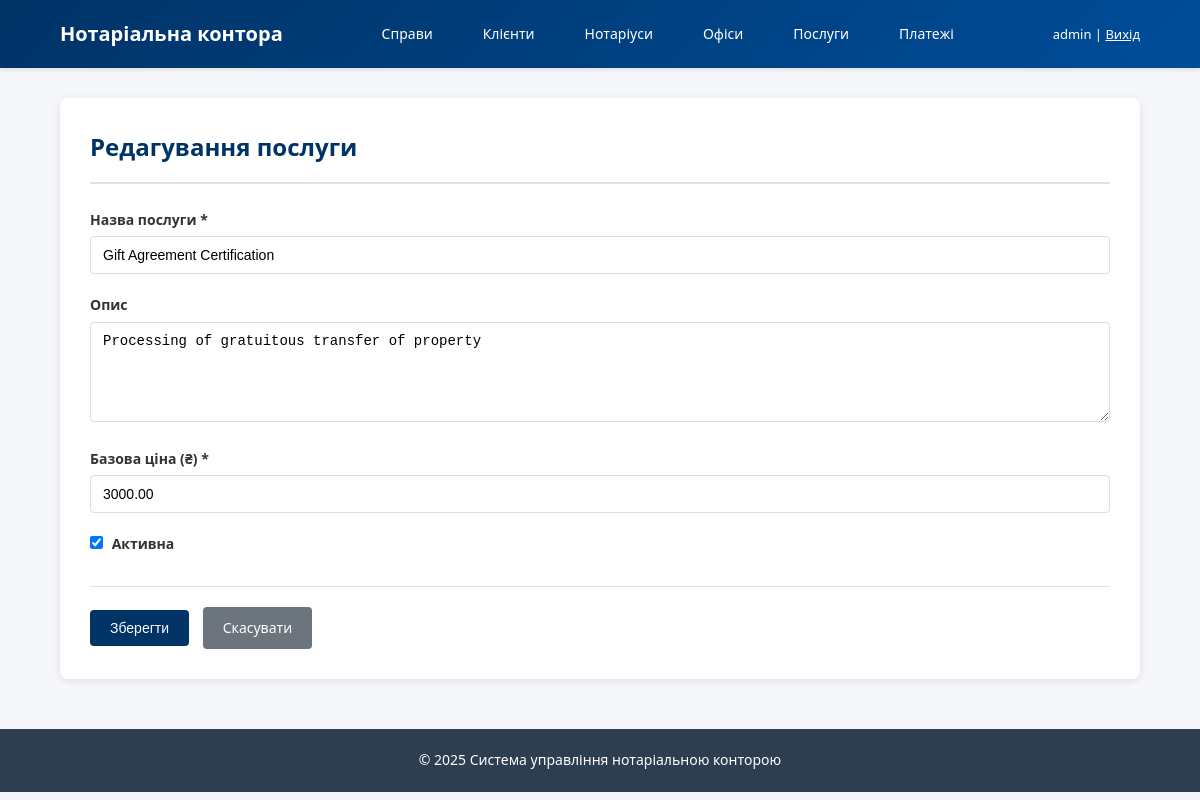
The page /public/services/edit/2 (signed in) on the database its author committed.
### tables this page shows
CREATE TABLE services (
    service_id INT UNSIGNED AUTO_INCREMENT PRIMARY KEY,
    name       VARCHAR(100) NOT NULL,
    description TEXT,
    base_price DECIMAL(10,2) NOT NULL DEFAULT 0.00,
    is_active  TINYINT(1) NOT NULL DEFAULT 1
);

### app/Controllers/ServiceController.php (called while the page is built, shortened)
<?php
class ServiceController {
    public function editForm($id) {
        $serviceModel = new Service();
        $service = $serviceModel->findById($id);
        $data = $service;
        $isEdit = true;
        include ROOT_PATH . '/app/Views/services/form.php';
        include ROOT_PATH . '/app/Views/layouts/main.php';
    }
}

### public/index.php (called while the page is built, shortened)
<?php
require_once __DIR__ . '/../config/database.php';
require_once __DIR__ . '/../config/router.php';
require_once __DIR__ . '/../app/Models/BaseModel.php';
$router = new Router();
$router->get('/', 'HomeController', 'index');
$router->get('/login', 'AuthController', 'loginForm');
$router->post('/login', 'AuthController', 'login');
$router->get('/logout', 'AuthController', 'logout');
$router->get('/clients', 'ClientController', 'index');
$router->get('/clients/create', 'ClientController', 'createForm');
$router->post('/clients/create', 'ClientController', 'store');
$router->get('/clients/edit/{id}', 'ClientController', 'editForm');
$router->post('/clients/edit/{id}', 'ClientController', 'update');
$router->post('/clients/delete/{id}', 'ClientController', 'delete');
$router->get('/clients/view/{id}', 'ClientController', 'show');
$router->get('/notaries', 'NotaryController', 'index');
$router->get('/notaries/create', 'NotaryController', 'createForm');
$router->post('/notaries/create', 'NotaryController', 'store');
$router->get('/notaries/edit/{id}', 'NotaryController', 'editForm');
$router->post('/notaries/edit/{id}', 'NotaryController', 'update');
$router->post('/notaries/deactivate/{id}', 'NotaryController', 'deactivate');
$router->get('/offices', 'OfficeController', 'index');
$router->get('/offices/create', 'OfficeController', 'createForm');
$router->post('/offices/create', 'OfficeController', 'store');
$router->get('/offices/edit/{id}', 'OfficeController', 'editForm');
$router->post('/offices/edit/{id}', 'OfficeController', 'update');
$router->get('/services', 'ServiceController', 'index');
$router->get('/services/create', 'ServiceController', 'createForm');
$router->post('/services/create', 'ServiceController', 'store');
$router->get('/services/edit/{id}', 'ServiceController', 'editForm');
$router->post('/services/edit/{id}', 'ServiceController', 'update');
$router->get('/cases', 'CaseController', 'index');
$router->get('/cases/create', 'CaseController', 'createForm');
$router->post('/cases/create', 'CaseController', 'store');
$router->get('/cases/view/{id}', 'CaseController', 'show');
$router->post('/cases/status/{id}', 'CaseController', 'changeStatus');
$router->get('/cases/{case_id}/documents/upload', 'DocumentController', 'uploadForm');
$router->post('/cases/{case_id}/documents/upload', 'DocumentController', 'upload');
$router->get('/cases/{case_id}/documents', 'DocumentController', 'index');
$router->get('/documents/download/{id}', 'DocumentController', 'download');
$router->get('/payments', 'PaymentController', 'index');
$router->get('/cases/{case_id}/payments/create', 'PaymentController', 'createForm');
$router->post('/cases/{case_id}/payments/create', 'PaymentController', 'store');
$router->get('/payments/receipt/{id}', 'PaymentController', 'receiptHtml');
$router->get('/portal/check-status', 'ClientPortalController', 'checkStatusForm');
$router->post('/portal/check-status', 'ClientPortalController', 'checkStatus');
$router->get('/portal/application', 'ClientPortalController', 'applicationForm');
$router->post('/portal/application', 'ClientPortalController', 'submitApplication');
$router->setNotFound(function() {
    http_response_code(404);
    echo "<h1>404 - Сторінку не знайдено</h1>";
});
$router->dispatch();

### config/database.php (called while the page is built, shortened)
<?php
class Database {
    private static $instance = null;
    private $connection;
    private function __construct() {
        try {
            $dsn = "mysql:host=" . DB_HOST . ";dbname=" . DB_NAME . ";charset=" . DB_CHARSET;
            $options = [
                PDO::ATTR_ERRMODE => PDO::ERRMODE_EXCEPTION,
                PDO::ATTR_DEFAULT_FETCH_MODE => PDO::FETCH_ASSOC,
                PDO::ATTR_EMULATE_PREPARES => false,
            ];
            $this->connection = new PDO($dsn, DB_USER, DB_PASS, $options);
        } catch (PDOException $e) {
            die("Помилка підключення до БД: " . $e->getMessage());
        }
    }
    public static function getInstance() {
        if (self::$instance === null) {
            self::$instance = new self();
        }
        return self::$instance;
    }
    public function getConnection() {
        return $this->connection;
    }
}

### app/Models/BaseModel.php (called while the page is built, shortened)
<?php
abstract class BaseModel {
    protected $db;
    protected $table;
    protected $primaryKey;
    public function __construct() {
        $this->db = Database::getInstance()->getConnection();
        if (!$this->primaryKey) {
            $this->primaryKey = $this->getPrimaryKeyName();
        }
    }
    protected function getPrimaryKeyName() {
        $singular = rtrim($this->table, 's');
        return $singular . '_id';
    }
    public function findById($id) {
        $sql = "SELECT * FROM {$this->table} WHERE {$this->primaryKey} = :id";
        $stmt = $this->db->prepare($sql);
        $stmt->execute(['id' => $id]);
        return $stmt->fetch();
    }
}

### app/Views/services/form.php (the view, shortened to what this page needs)
<div class="page-header">
    <h2><?= isset($isEdit) ? 'Редагування послуги' : 'Нова послуга' ?></h2>
</div>
<form method="post" action="<?= isset($isEdit) ? BASE_URL . '/services/edit/' . $data['service_id'] : BASE_URL . '/services/create' ?>">
    <div class="form-row">
        <label for="name">Назва послуги *</label>
        <input type="text" id="name" name="name"
               value="<?= htmlspecialchars($data['name'] ?? '') ?>" required>
    </div>
    <div class="form-row">
        <label for="description">Опис</label>
        <textarea id="description" name="description"><?= htmlspecialchars($data['description'] ?? '') ?></textarea>
    </div>
    <div class="form-row">
        <label for="base_price">Базова ціна (₴) *</label>
        <input type="number" id="base_price" name="base_price" step="0.01" min="0"
               value="<?= htmlspecialchars($data['base_price'] ?? '0.00') ?>" required>
    </div>
    <div class="form-row">
        <label>
            <input type="checkbox" name="is_active" <?= isset($data['is_active']) && $data['is_active'] ? 'checked' : 'checked' ?>>
            Активна
        </label>
    </div>
    <div class="form-actions">
        <button type="submit" class="btn btn-primary">Зберегти</button>
        <a href="<?= BASE_URL ?>/services" class="btn btn-secondary">Скасувати</a>
    </div>
</form>

### config/router.php (shortened to what this page needs)
<?php
class Router {
    private $routes = [];
    public function add($method, $pattern, $controller, $action) {
        $this->routes[] = [
            'method' => strtoupper($method),
            'pattern' => $pattern,
            'controller' => $controller,
            'action' => $action
        ];
    }
    public function dispatch() {
        $requestMethod = $_SERVER['REQUEST_METHOD'];
        $requestUri = $_GET['route'] ?? '/';
        $requestUri = '/' . trim($requestUri, '/');
        if ($requestUri !== '/') {
            $requestUri = rtrim($requestUri, '/');
        }
        foreach ($this->routes as $route) {
            if ($route['method'] !== $requestMethod) {
                continue;
            }
            $pattern = '#^' . preg_replace('/\{([a-z_]+)\}/', '(?P<$1>[^/]+)', $route['pattern']) . '$#';
            if (preg_match($pattern, $requestUri, $matches)) {
                $params = array_filter($matches, 'is_string', ARRAY_FILTER_USE_KEY);
                $controllerName = $route['controller'];
                $actionName = $route['action'];
                $controllerFile = ROOT_PATH . '/app/Controllers/' . $controllerName . '.php';
                if (file_exists($controllerFile)) {
                    $controller = new $controllerName();
                    if (method_exists($controller, $actionName)) {
                        call_user_func_array([$controller, $actionName], $params);
                        return;
                    }
                }
            }
        }
    }
}

### public/css/main.css (style rules this page uses)
* { margin: 0; padding: 0; box-sizing: border-box; }
body { font-family: 'Segoe UI', Tahoma, Geneva, Verdana, sans-serif; font-size: 14px; line-height: 1.6; color: #333; background-color: #f5f7fa; }
.page-header { border-bottom: 2px solid #e0e0e0; padding-bottom: 15px; margin-bottom: 25px; }
.page-header h2 { color: #003366; font-size: 24px; }
.btn { display: inline-block; padding: 10px 20px; font-size: 14px; border: none; border-radius: 4px; cursor: pointer; text-decoration: none; transition: all 0.3s; margin-right: 10px; }
.btn-primary { background-color: #003366; color: #ffffff; }
.btn-secondary { background-color: #6c757d; color: #ffffff; }
.form-row { margin-bottom: 20px; }
.form-row label { display: block; margin-bottom: 5px; font-weight: 600; color: #333; }
.form-row input[type='text'], .form-row input[type='email'], .form-row input[type='number'], .form-row input[type='date'], .form-row input[type='password'], .form-row select, .form-row textarea { width: 100%; padding: 10px 12px; border: 1px solid #ddd; border-radius: 4px; font-size: 14px; transition: border-color 0.3s; }
.form-row textarea { min-height: 100px; resize: vertical; }
.form-row input[type='checkbox'] { width: auto; margin-right: 5px; }
.form-actions { margin-top: 30px; padding-top: 20px; border-top: 1px solid #e0e0e0; }

### rows shown on the page
services: name "Gift Agreement Certification", description "Processing of gratuitous transfer of property", base_price "3000.00", is_active "☑"
